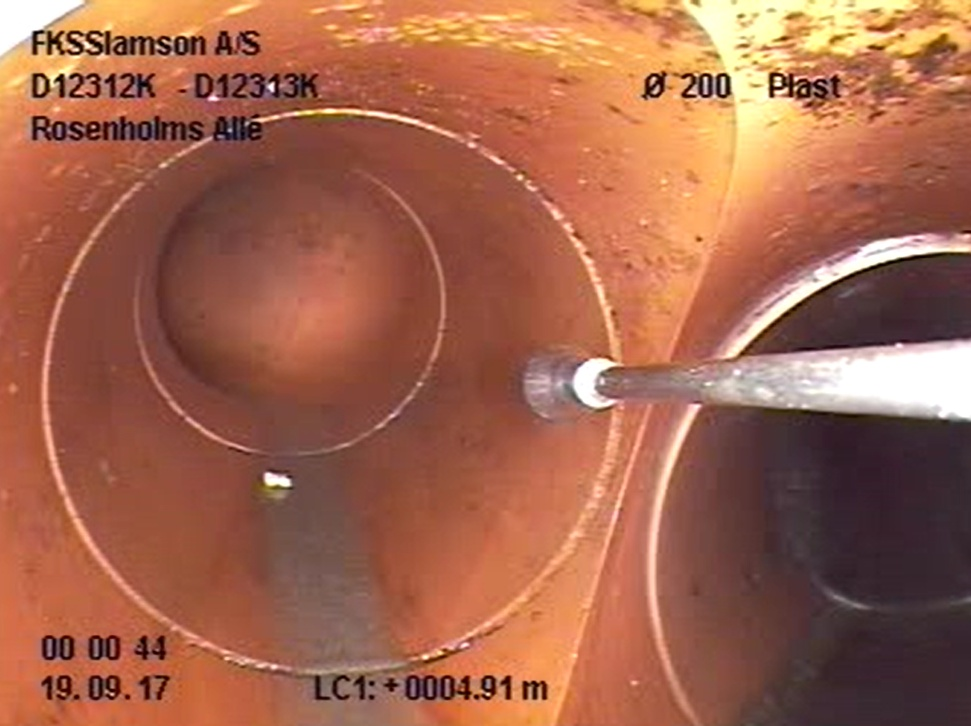
#> input picture materials/GR-type_0_7.jpg, 971 x 726 px, shrunk from 1364 x 1020 before the run
$ python 'adaptive_filter callibrator.py'
#> lines starting #> are read from the running program, lines starting #| are printed output that depends on the picture; after the words box and inside, x2 and y2 are one past the last pixel; in counts of white or black regions, pixels touching at a corner belong together
import cv2 as cv
from pathlib import Path

# scale settings
max_value = 199
max_constant = 30
kernel_size = 3
constant_size = 0


def on_kernel_thresh_trackbar(val):
    global kernel_size
    global max_value
    kernel_size = val
    kernel_size = min(max_value + 1, kernel_size)
    cv.setTrackbarPos('kernel size', 'gauss', kernel_size)
    cv.setTrackbarPos('kernel size', 'median', kernel_size)


def on_constant_thresh_trackbar(val):
    global constant_size
    global max_constant
    constant_size = val
    constant_size = min(max_constant - 1, constant_size)
    cv.setTrackbarPos('constant size', 'gauss', constant_size)
    cv.setTrackbarPos('constant size', 'median', constant_size)


# read pic
number = 7
picPath = Path.cwd().parent.as_posix()+'/materials/GR-type_0_'+str(number)+'.jpg'
img = cv.imread(picPath)
#> img is the input picture: shape (726, 971, 3); mean B, G, R 77.5, 100.6, 161.7
grImg = cv.imread(picPath, 0)
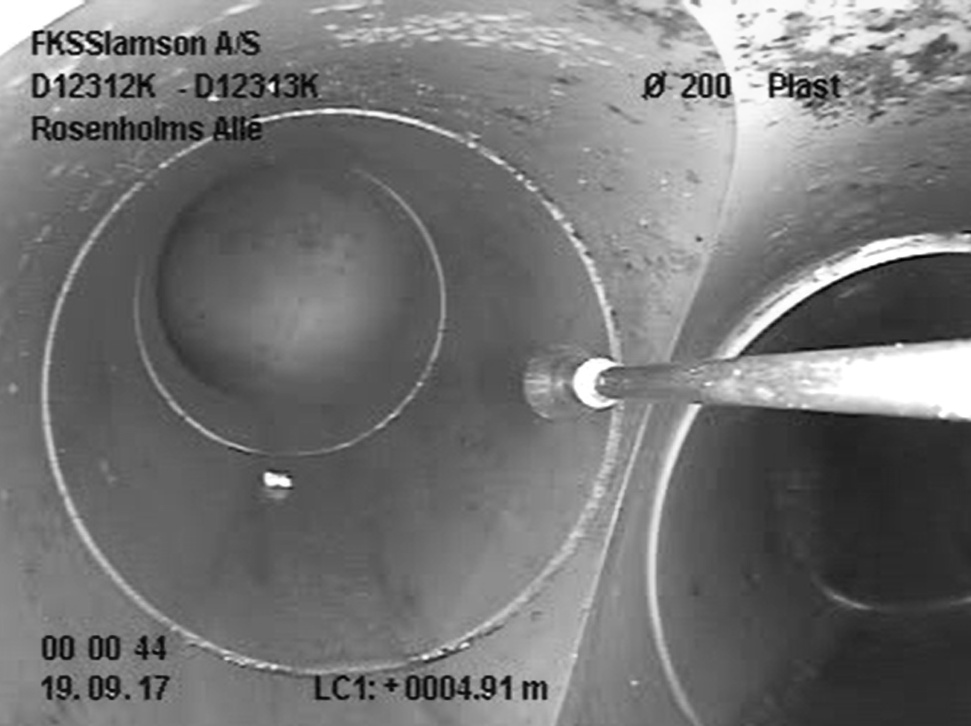
#> grImg: shape (726, 971); min 0, max 255, mean 116.3

blurImg = cv.medianBlur(grImg, 7)

# see the results
cv.namedWindow('before')
cv.namedWindow('slider')
cv.namedWindow('gaus')
cv.namedWindow('median')

cv.createTrackbar('kernel size', 'slider', kernel_size, max_value, on_kernel_thresh_trackbar)
cv.createTrackbar('constant size', 'slider', constant_size, max_constant, on_constant_thresh_trackbar)

cv.imshow('before', grImg)
frame_threshold = grImg

while True:
    if kernel_size%2 == 0:
        if kernel_size == 0 or kernel_size == 1:
            kernel_size = kernel_size
        else:
            kernel_size += 1
            frame_threshold = cv.adaptiveThreshold(blurImg, 255, cv.ADAPTIVE_THRESH_GAUSSIAN_C, cv.THRESH_BINARY,
                                               kernel_size, constant_size)
            frame_threshold2 = cv.adaptiveThreshold(blurImg, 255, cv.ADAPTIVE_THRESH_MEAN_C, cv.THRESH_BINARY,
                                                   kernel_size, constant_size)
    else:
        if kernel_size == 0 or kernel_size == 1:
            kernel_size=kernel_size
        else:
            frame_threshold = cv.adaptiveThreshold(blurImg, 255, cv.ADAPTIVE_THRESH_GAUSSIAN_C, cv.THRESH_BINARY,
                                                   kernel_size, constant_size)
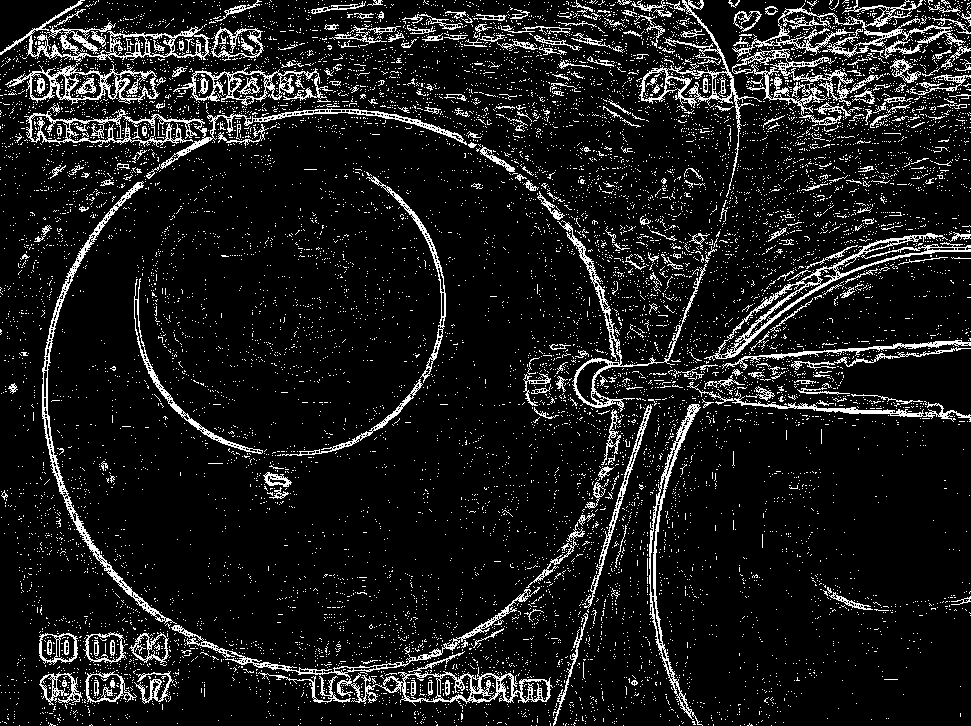
#> frame_threshold: shape (726, 971); 10.3% white in thin lines or dots
            frame_threshold2 = cv.adaptiveThreshold(blurImg, 255, cv.ADAPTIVE_THRESH_MEAN_C, cv.THRESH_BINARY,
                                                   kernel_size, constant_size)
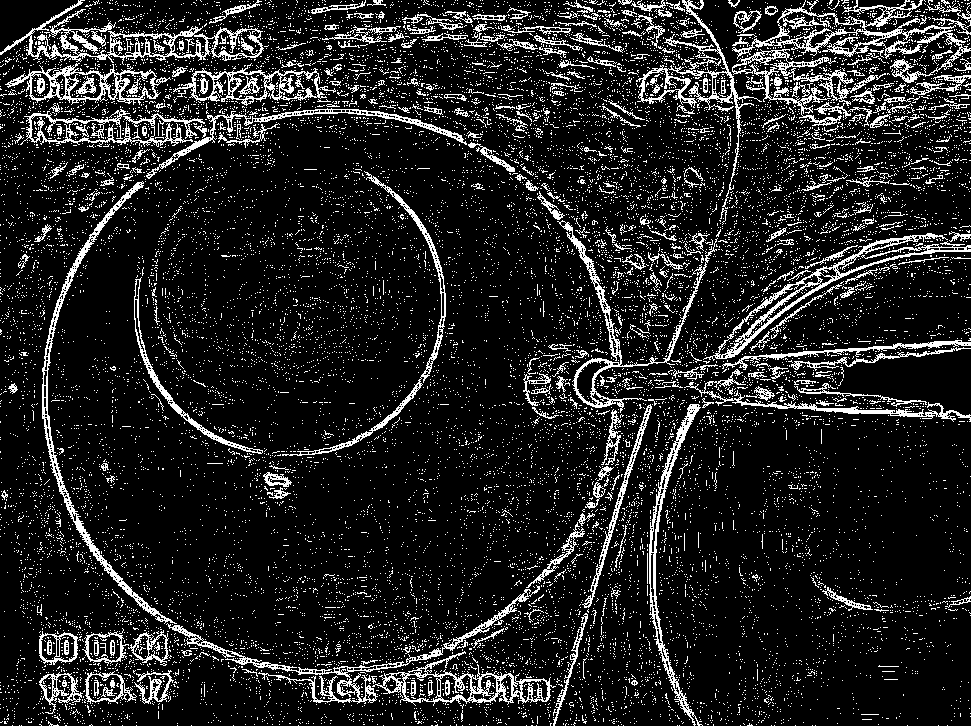
#> frame_threshold2: shape (726, 971); 13% white in thin lines or dots

    cv.imshow('gauss', frame_threshold)
    cv.imshow('median', frame_threshold2)

    key = cv.waitKey(30)
#> (key q is pressed here)
    if key == ord('q'):
        break

$ run again, with materials/GR-type_0_1.jpg copied over materials/GR-type_0_7.jpg
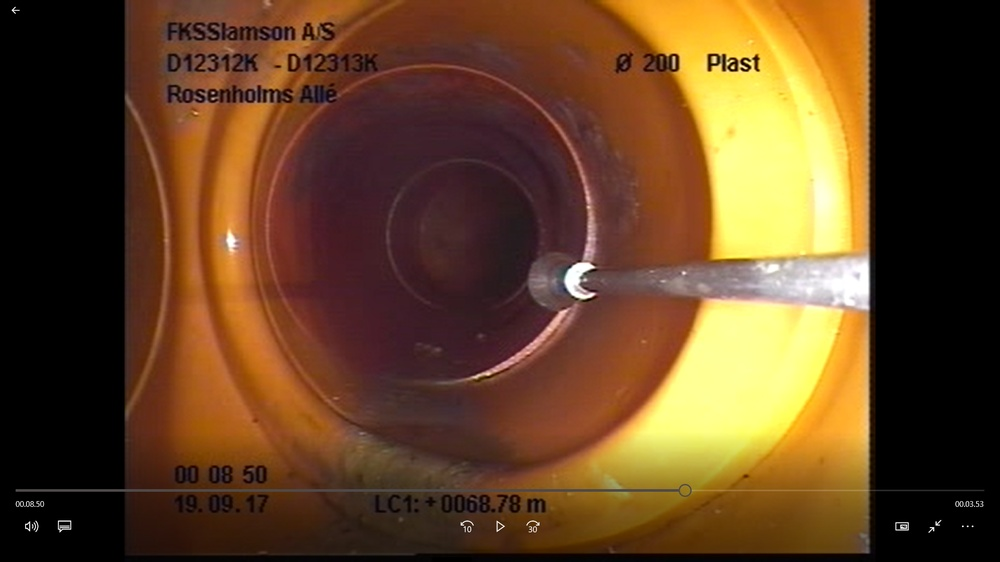
#> input picture materials/GR-type_0_1.jpg, 1000 x 562 px, shrunk from 1920 x 1080 before the run
#> img is the input picture: shape (562, 1000, 3); mean B, G, R 36.2, 67.7, 99.4
#> `frame_threshold = cv.adaptiveThreshold(blurImg, 255, cv.ADAPTIVE_THRES..`:
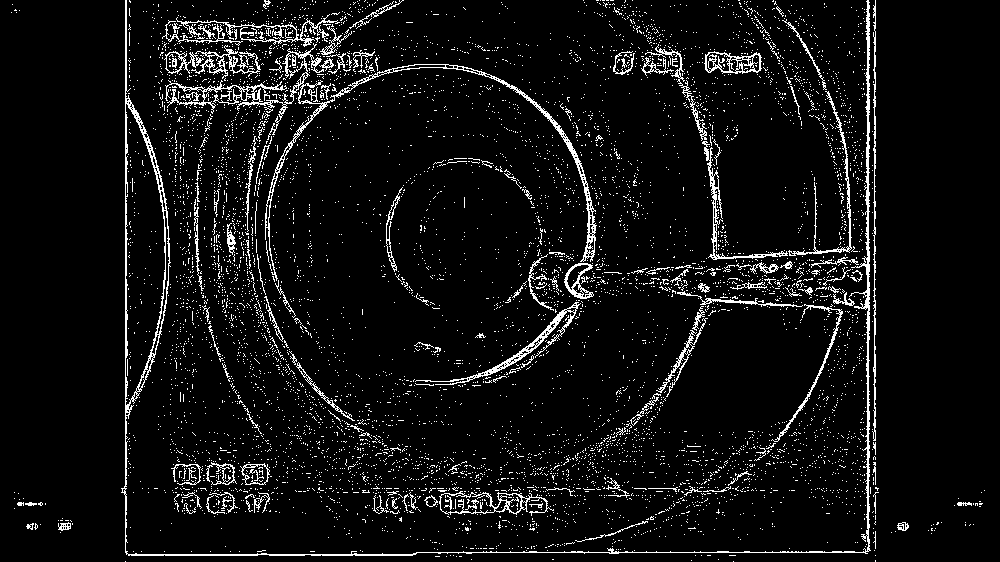
#> frame_threshold: shape (562, 1000); 6.5% white in thin lines or dots
#> `frame_threshold2 = cv.adaptiveThreshold(blurImg, 255, cv.ADAPTIVE_THRE..`:
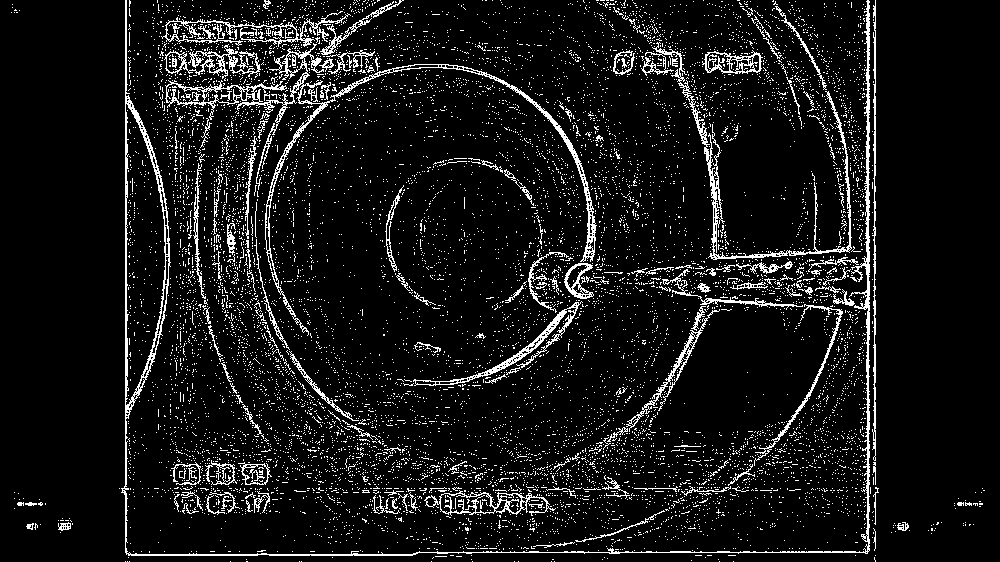
#> frame_threshold2: shape (562, 1000); 8.6% white in thin lines or dots

$ run again, with materials/GR-type_0_2.jpg copied over materials/GR-type_0_7.jpg
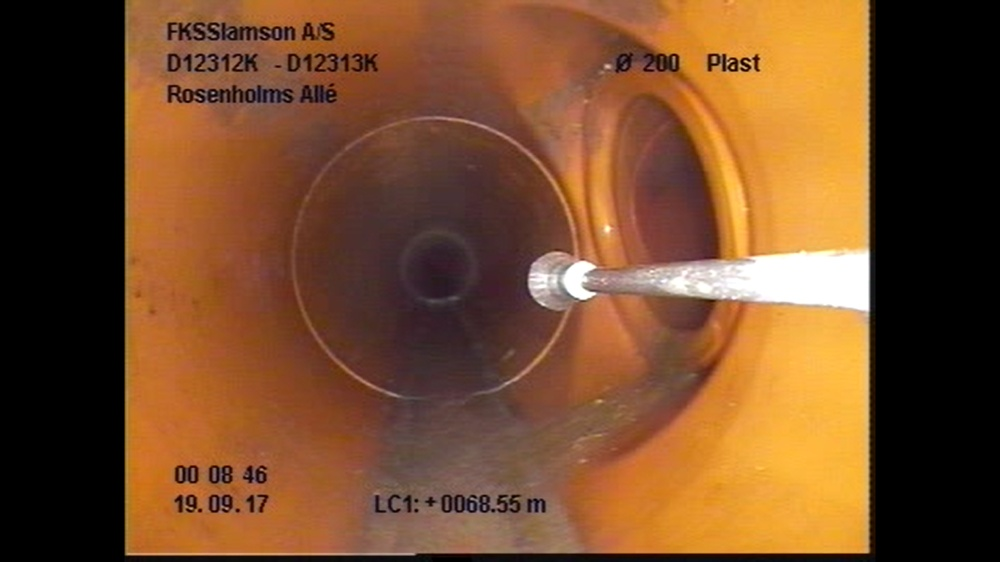
#> input picture materials/GR-type_0_2.jpg, 1000 x 562 px, shrunk from 1920 x 1080 before the run
#> img is the input picture: shape (562, 1000, 3); mean B, G, R 43, 75.6, 117.6
#> `frame_threshold = cv.adaptiveThreshold(blurImg, 255, cv.ADAPTIVE_THRES..`:
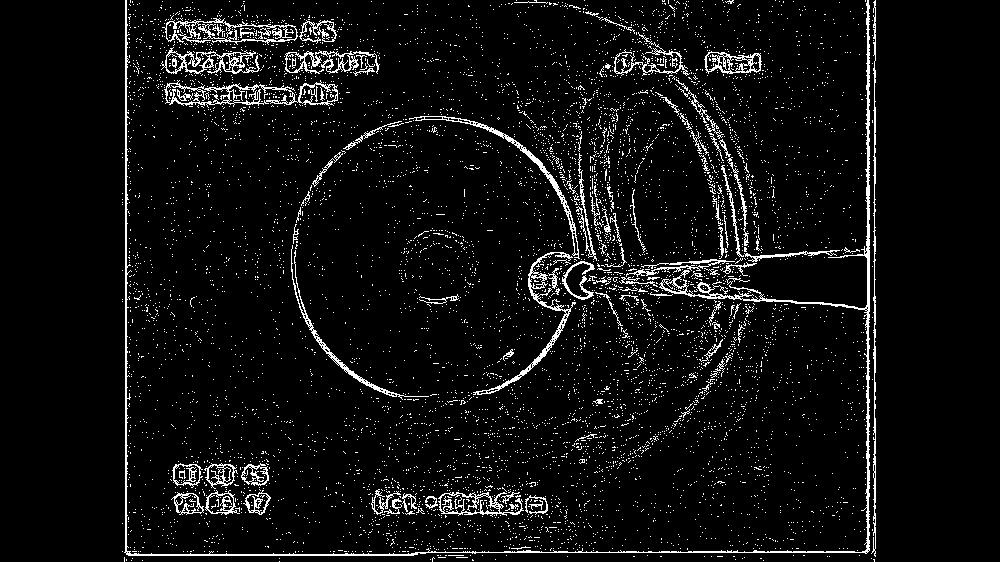
#> frame_threshold: shape (562, 1000); 5.9% white in thin lines or dots, all inside (x1, y1, x2, y2) = (122, 0, 876, 562)
#> `frame_threshold2 = cv.adaptiveThreshold(blurImg, 255, cv.ADAPTIVE_THRE..`:
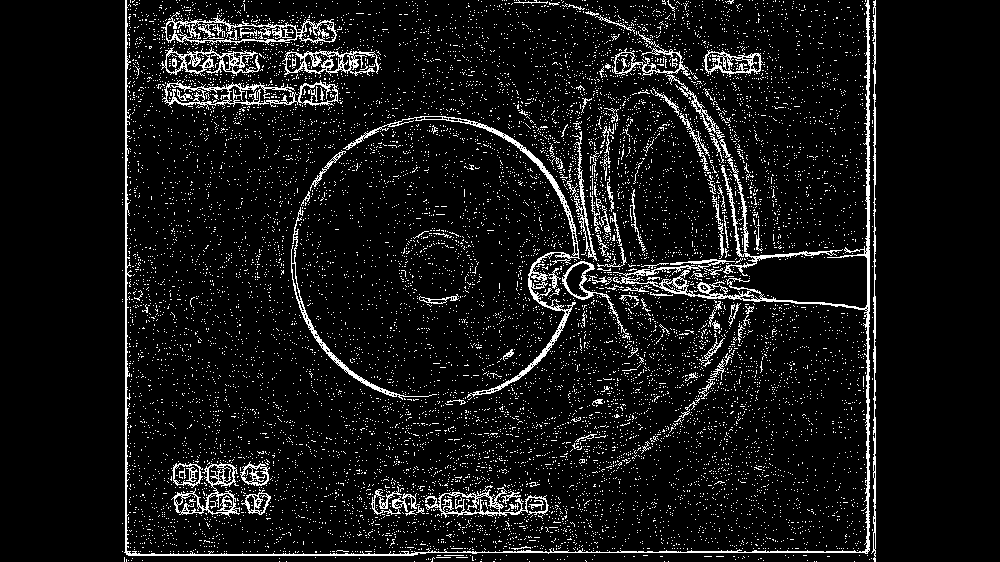
#> frame_threshold2: shape (562, 1000); 8% white in thin lines or dots, all inside (x1, y1, x2, y2) = (122, 0, 876, 562)

$ run again, with materials/GR-type_0_3.jpg copied over materials/GR-type_0_7.jpg
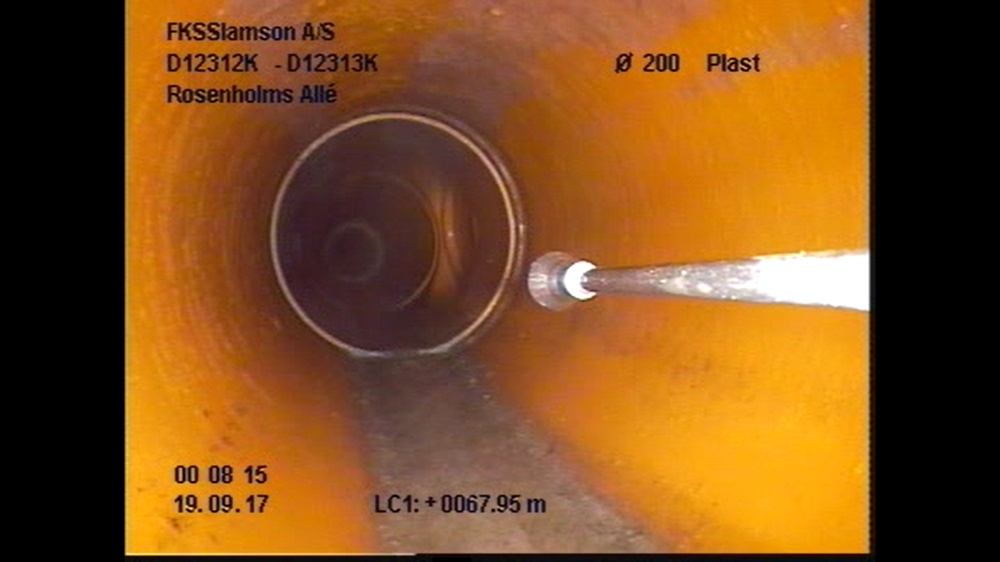
#> input picture materials/GR-type_0_3.jpg, 1000 x 562 px, shrunk from 1920 x 1080 before the run
#> img is the input picture: shape (562, 1000, 3); mean B, G, R 29.5, 78.4, 126.8
#> `frame_threshold = cv.adaptiveThreshold(blurImg, 255, cv.ADAPTIVE_THRES..`:
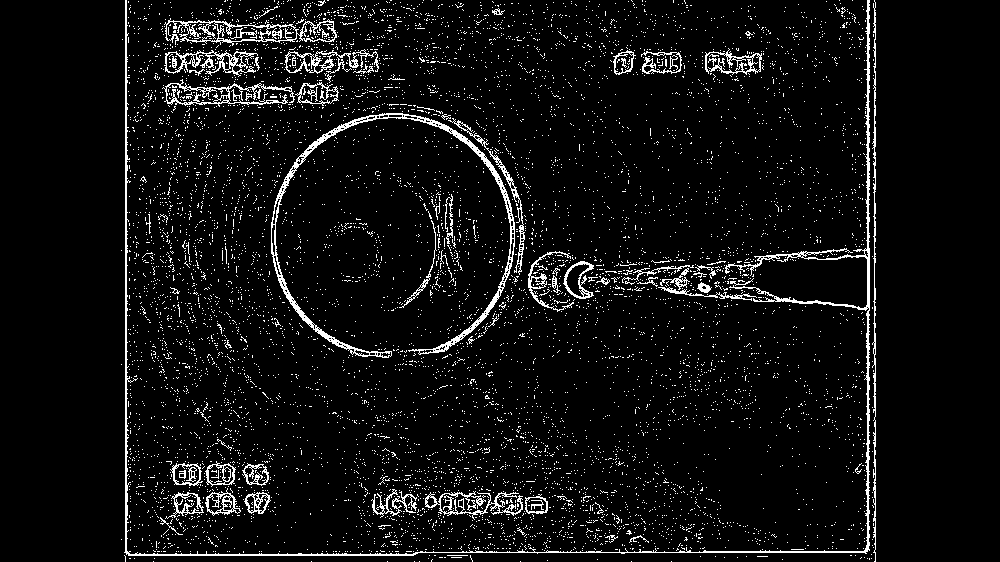
#> frame_threshold: shape (562, 1000); 5.9% white in thin lines or dots, all inside (x1, y1, x2, y2) = (121, 0, 876, 562)
#> `frame_threshold2 = cv.adaptiveThreshold(blurImg, 255, cv.ADAPTIVE_THRE..`:
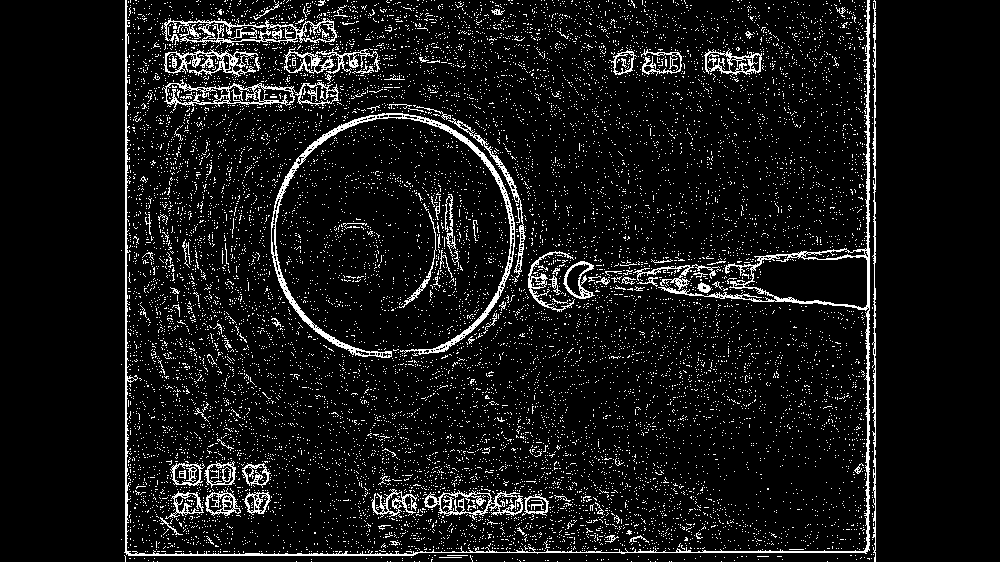
#> frame_threshold2: shape (562, 1000); 8.1% white in thin lines or dots, all inside (x1, y1, x2, y2) = (121, 0, 876, 562)
